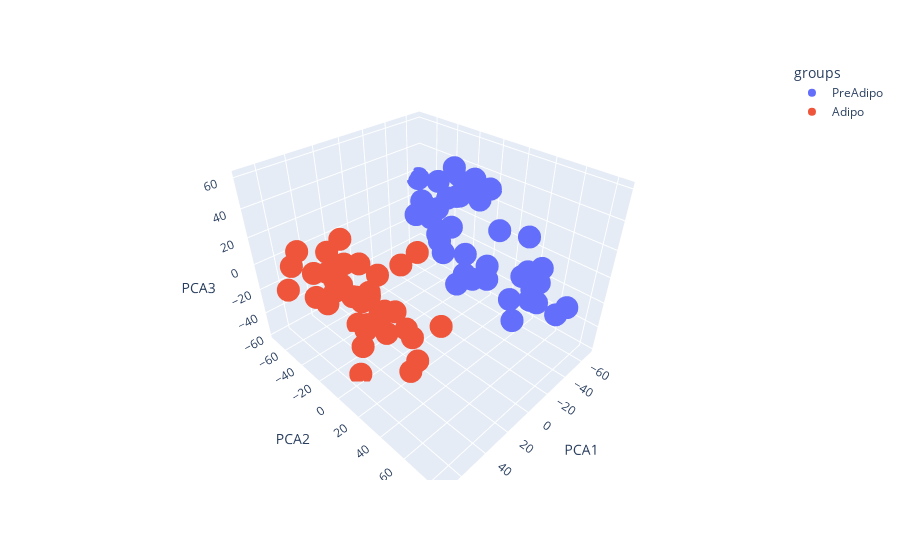

This figure's notebook cell:
### Markdown cell above
h)

### Code cell
X = transcriptomics_transf.T.to_numpy(dtype=float)
pca = PCA(n_components=3)
pca_output_log = pca.fit_transform(X)
pca_output_log_df = pd.DataFrame(pca_output_log, columns=['PCA1', 'PCA2', 'PCA3'])
pca_output_log_df["groups"] =dict_sample.values()

fig = px.scatter_3d(pca_output_log_df, x='PCA1', y='PCA2', z='PCA3', color="groups")
fig.show()

### Figure 1 — Plotly figure (JSON) as saved in the notebook; plotly's stock layout.template omitted (floating-point values rounded to 4 significant figures)
{"data": [{"hovertemplate": "groups=PreAdipo<br>PCA1=%{x}<br>PCA2=%{y}<br>PCA3=%{z}<extra></extra>", "legendgroup": "PreAdipo", "marker": {"color": "#636efa", "symbol": "circle"}, "mode": "markers", "name": "PreAdipo", "scene": "scene", "showlegend": true, "type": "scatter3d", "x": [-42.83, -46.52, -63.71, -57.73, -49.4, -46.01, -37.49, -62.77, -55.12, -33.8, -37.04, -52.2, -37.75, -52.29, -68.84, -57.39, -45.85, -32.65, -53.6, -62.97, -44.64, -55.14, -64.0, -48.41, -47.62, -54.91, -66.13, -34.15, -54.24, -31.14, -36.39, -25.5, -41.47, -68.5, -37.13, -37.03, -46.11, -47.04, -55.69, -54.33], "y": [58.87, -5.596, -33.93, -67.49, -52.32, -19.15, 41.62, -0.263, -41.72, 77.8, 29.1, -5.37, 61.54, -14.66, -33.79, -25.12, 56.65, 84.39, -39.67, -27.33, 52.04, -2.418, -49.88, 45.89, -13.52, -38.97, -73.26, 58.6, 39.97, 60.93, 10.44, 12.14, -22.2, -4.35, 45.8, 49.04, -39.64, 14.08, -32.25, 9.157], "z": [7.132, -14.5, 37.0, -11.24, 9.428, 2.241, -23.67, 32.61, 4.929, -12.84, 23.56, 41.56, -15.2, 29.26, 29.59, 20.03, -6.605, -2.8, -15.54, 17.53, -1.204, 26.36, 21.11, -4.724, -45.65, -21.85, 14.93, -12.81, 16.24, -1.807, -22.86, -12.1, -18.48, 29.09, -39.06, -0.9894, 1.695, -15.28, 16.78, -32.93]}, {"hovertemplate": "groups=Adipo<br>PCA1=%{x}<br>PCA2=%{y}<br>PCA3=%{z}<extra></extra>", "legendgroup": "Adipo", "marker": {"color": "#EF553B", "symbol": "circle"}, "mode": "markers", "name": "Adipo", "scene": "scene", "showlegend": true, "type": "scatter3d", "x": [57.59, 62.47, 51.33, 46.82, 46.83, 34.37, 51.97, 61.29, 67.56, 61.6, 29.62, 42.86, 38.32, 59.14, 66.0, 63.52, 25.17, 68.22, 50.72, 32.39, 34.09, 26.88, 20.4, 38.83, 67.61, 29.71, 69.9, 48.39, 35.71, 62.47, 31.92, 35.72, 64.16, 55.23, 64.14, 53.78, 69.01, 61.58, 30.88, 27.24], "y": [-24.5, 4.259, 48.61, 36.82, 34.23, 48.29, -22.46, -29.19, -32.65, -29.96, -44.71, 5.063, 33.65, -11.81, 53.78, -4.613, -42.2, 22.95, 22.07, -15.96, -32.1, 17.09, -6.047, -50.77, -52.21, -5.109, 29.41, -21.23, -19.25, 17.92, -6.816, -11.37, 34.66, -17.46, 15.37, -3.433, 1.025, -54.19, -23.49, -28.86], "z": [-10.68, 50.03, 57.56, -31.49, -0.6701, 2.204, 9.46, 11.53, 28.02, -6.539, -4.832, -17.95, -31.34, 6.603, 60.36, 28.13, -58.07, -6.818, -9.223, -13.9, -22.48, -31.38, -28.08, -10.27, -9.861, -21.4, 10.18, 0.5093, 10.63, 17.84, 6.711, -6.615, 21.17, 10.19, 20.42, -58.8, 43.88, 4.274, -43.39, -24.88]}], "layout": {"legend": {"title": {"text": "groups"}, "tracegroupgap": 0}, "margin": {"t": 60}, "scene": {"domain": {"x": [0, 1], "y": [0, 1]}, "xaxis": {"title": {"text": "PCA1"}}, "yaxis": {"title": {"text": "PCA2"}}, "zaxis": {"title": {"text": "PCA3"}}}}}
